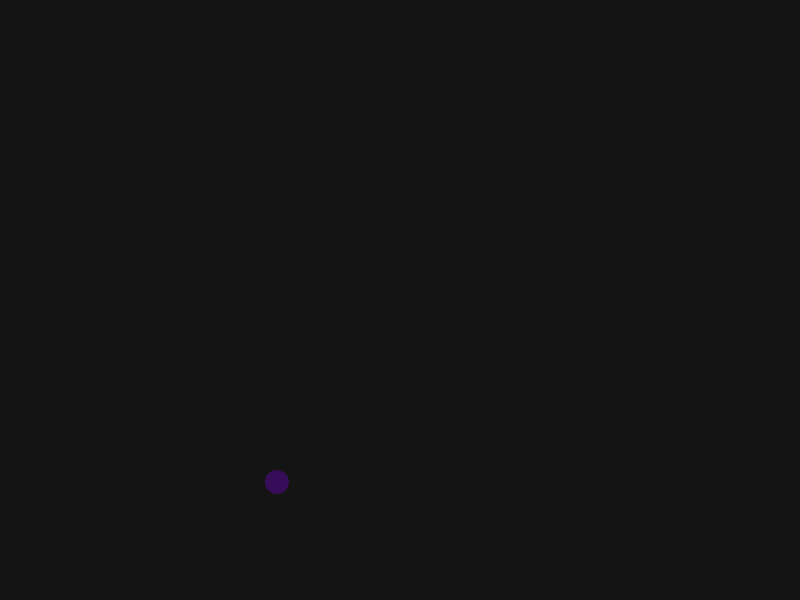
Frame 1 (no input)
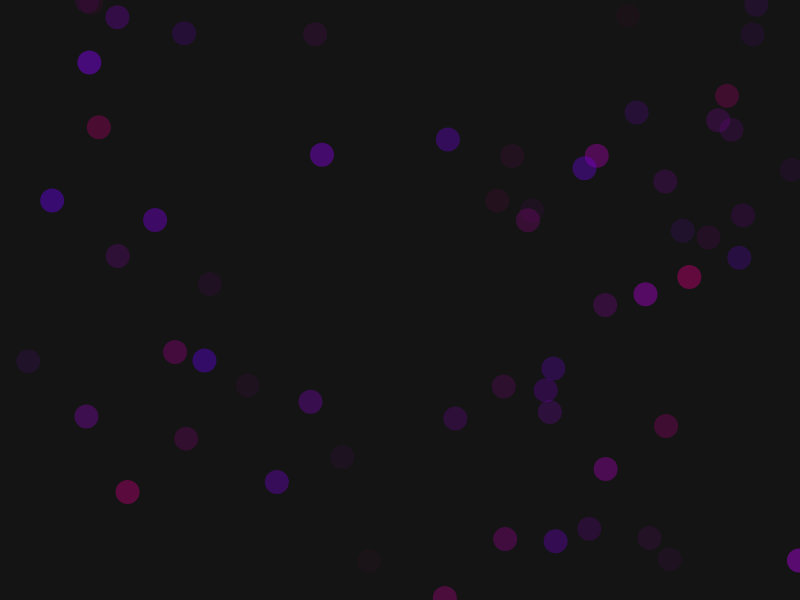
Frame 60 (no input)
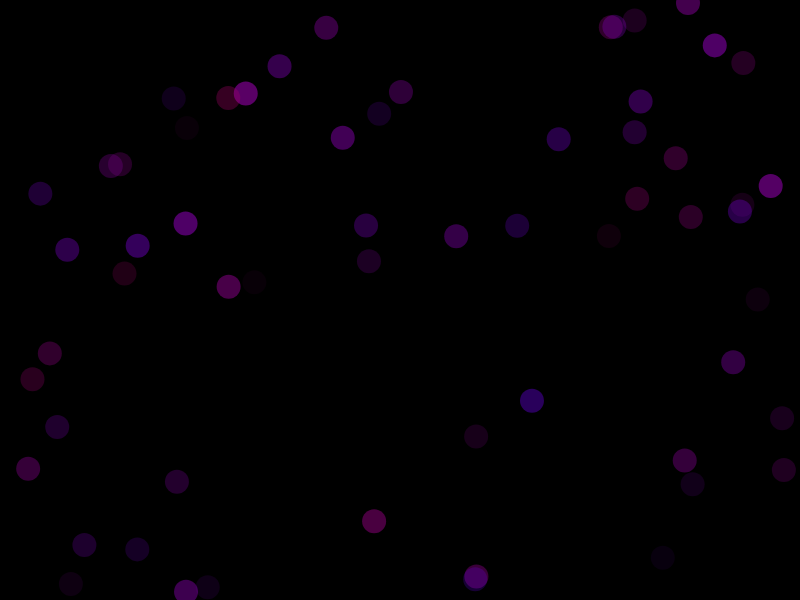
Frame 120 (the mouse pressed at the canvas centre since frame 60)

The p5.js sketch that drew these frames (run headless with seeded random() and noise() and a simulated clock; from frame 60 on, the mouse is pressed at the canvas centre):

// p5.js sketch
// ── sketch.js
var dot = {
    x: 100,
    y: 50
};

var col = {
    r: 255,
    g: 0,
    b: 0,
    t: 0
};

function setup() {
	createCanvas(800, 600);
    background(20);
}

function draw() {
    
    col.r = random(100, 255);
    col.g = 0;
    col.b = random(100, 190);
    col.t = random(10, 120);
    
    
    dot.x = random(0, 800);
    dot.y = random(0, 600);
    
    noStroke();
    fill(col.b, col.g, col.r, col.t);
    ellipse(dot.x, dot.y, 24, 24);
}

function mousePressed() {
    background(0);
}
